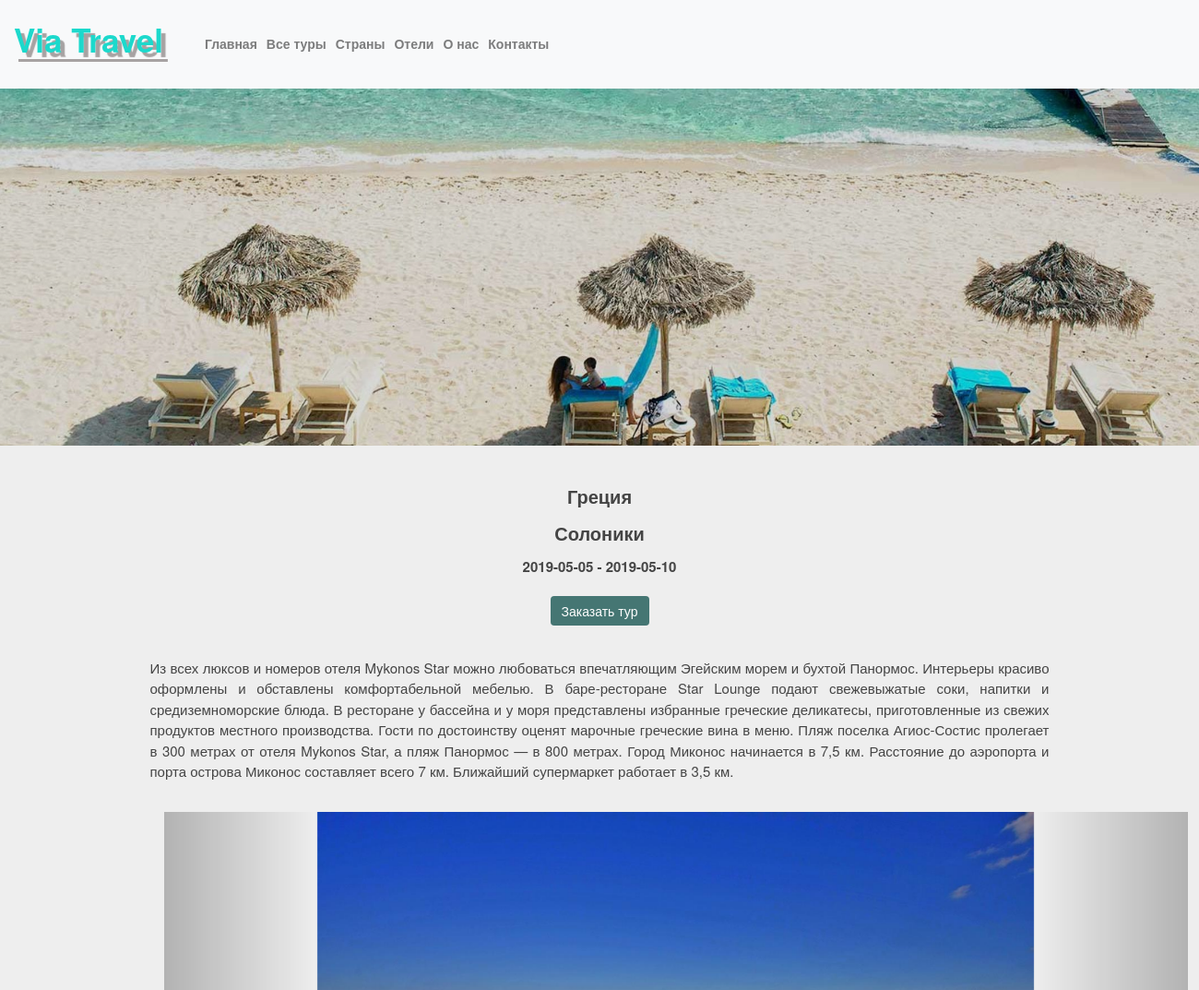
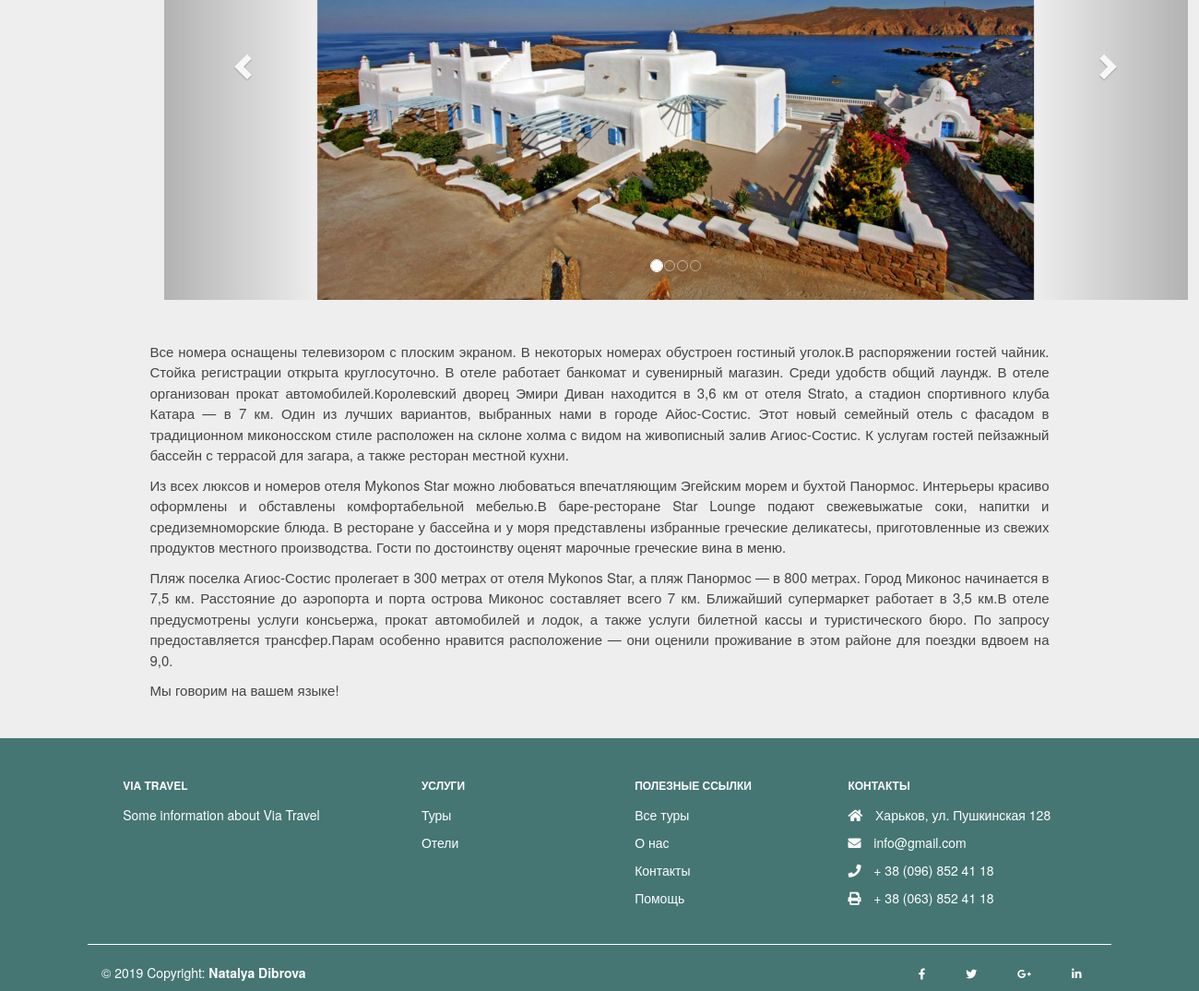
/?tour=1, run on the app's committed database (2 pictures, top to bottom).
### tables this page shows
CREATE TABLE `tours` (
  `id` int(11) NOT NULL,
  `country_id` int(11) NOT NULL,
  `city_id` int(11) NOT NULL,
  `hotel_id` int(11) NOT NULL,
  `checkin_date` date NOT NULL,
  `checkout_date` date NOT NULL,
  `price` int(11) NOT NULL,
  `title` text NOT NULL,
  `description` text NOT NULL
);

CREATE TABLE `cities` (
  `id` int(11) NOT NULL,
  `title` text NOT NULL,
  `country_id` int(11) NOT NULL
);

### lib/controllers/Controller.php (called while the page is built, shortened)
<?php
class Controller{
    public function __construct($db, $logger)
    {
        $this->db = $db;
    }
}

### lib/controllers/TourController.php (the view, shortened to what this page needs)
<?php
class TourController extends Controller {
    public function describeTour($tour_id) {
        $sql = "SELECT * FROM tours WHERE id = '{$tour_id}'";
        $tour = $this->db->query($sql)->fetch();
        $sql2 = "SELECT * FROM cities WHERE id = '{$tour['id']}'";
        $city = $this->db->query($sql2)->fetch();
        foreach ($this->db->query($sql) as $row) {
            echo "<p class='details'><b>".$row['title']."</b></p>";
            echo "<p class='details'><b>{$city['title']}</b></p>";
            echo "<p class='dateDetails'><b>{$row['checkin_date']} - {$row['checkout_date']}</b></p>";
            echo "<p class='dateDetails but'><a class='btn btn-primary' href=?orderTour={$tour['id']}>Заказать тур</a></p>";
            echo "<p>Из всех люксов и номеров отеля Mykonos Star можно любоваться впечатляющим Эгейским морем и бухтой Панормос. Интерьеры красиво оформлены и обставлены комфортабельной мебелью.
            В баре-ресторане Star Lounge подают свежевыжатые соки, напитки и средиземноморские блюда. В ресторане у бассейна и у моря представлены избранные греческие деликатесы, приготовленные из свежих продуктов местного производства. Гости по достоинству оценят марочные греческие вина в меню.
            Пляж поселка Агиос-Состис пролегает в 300 метрах от отеля Mykonos Star, а пляж Панормос — в 800 метрах. Город Миконос начинается в 7,5 км. Расстояние до аэропорта и порта острова Миконос составляет всего 7 км. Ближайший супермаркет работает в 3,5 км.</p>";
            echo "<div class='container'>
              <br>
              <div id='myCarousel' class='carousel slide' data-ride='carousel'>
                <ol class='carousel-indicators'>
                  <li data-target='#myCarousel' data-slide-to='0' class='active'></li>
                  <li data-target='#myCarousel' data-slide-to='1'></li>
                  <li data-target='#myCarousel' data-slide-to='2'></li>
                  <li data-target='#myCarousel' data-slide-to='3'></li>
                </ol>
                <div class='carousel-inner' role='listbox'>
                  <div class='item active'>
                    <img src='../../css/img/21.jpg' alt='Chania' width='460' height='345'>
                  </div>
                  <div class='item'>
                    <img src='../../css/img/22.jpg' alt='Chania' width='460' height='345'>
                  </div>
                  <div class='item'>
                    <img src='../../css/img/23.jpg' alt='Flower' width='460' height='345'>
                  </div>
                  <div class='item'>
                    <img src='../../css/img/24.jpg' alt='Flower' width='460' height='345'>
                  </div>
                </div>
                <a class='left carousel-control' href='#myCarousel' role='button' data-slide='prev'>
                  <span class='glyphicon glyphicon-chevron-left' aria-hidden='true'></span>
                  <span class='sr-only'>Previous</span>
                </a>
                <a class='right carousel-control' href='#myCarousel' role='button' data-slide='next'>
                  <span class='glyphicon glyphicon-chevron-right' aria-hidden='true'></span>
                  <span class='sr-only'>Next</span>
                </a>
              </div>
            </div><br><br>";
    echo "{$row['description']}";
        }
    }
}
?>

### resources/components/header.php (shortened to what this page needs)
<!doctype html>
<html lang="en">
<head>
    <link rel="stylesheet" href="https://stackpath.bootstrapcdn.com/bootstrap/4.3.1/css/bootstrap.min.css"
>
    <link href="https://unpkg.com/gijgo@1.9.13/css/gijgo.min.css" rel="stylesheet" type="text/css" />
    <link rel="stylesheet" href="https://maxcdn.bootstrapcdn.com/bootstrap/4.0.0/css/bootstrap.min.css">
    <link rel="stylesheet" href="https://maxcdn.bootstrapcdn.com/bootstrap/3.3.7/css/bootstrap.min.css">
    <link href='https://use.fontawesome.com/releases/v5.8.2/css/all.css' rel='stylesheet'/>
    <link rel="stylesheet" href="">
    <link rel="stylesheet" href="https://cdnjs.cloudflare.com/ajax/libs/fancybox/3.5.7/jquery.fancybox.min.css">
    <link rel="stylesheet" href="../../css/style.css">
</head>
<body>
<nav id="nav" class="navbar navbar-expand-lg navbar-light bg-light">
    <p class="navbar-brand">Via Travel</p>
    <div class="collapse navbar-collapse" id="navbarSupportedContent">
        <ul class="navbar-nav mr-auto">
<?php
    $links = [
            "Главная" => "/",
            "Все туры" => "/?tours",
            "Страны" => "/?countries",
            "Отели" => "/?hotels",
            "О нас" => "/?aboutus",
            "Контакты" => "/?contacts"
    ];
    foreach ($links as $k=>$v){
        $class = "";
        echo <<<"EOT"
            <li class="nav-item $class">
                <a class="nav-link" href="{$v}">{$k}</a>
            </li>
EOT;
    }
?>
           </ul>
    </div>
</nav>
<div class="container-fluid">

### index.php (shortened to what this page needs)
<?php
include "./config/log.php";
include "./lib/controllers/Controller.php";
include "./resources/components/header.php";
 if(isset($_GET["countries"]))
{
    include "./lib/controllers/CountryController.php";
    $c = new CountryController($db, $logger);
    ?>
    <div id='world'><p>THE WORLD IS FOR YOU</p></div>
    <div class='mainContent'>
    <?php
        $c->countriesList();
    ?>
    </div>
<?php
} else if(isset($_GET['tour'])) {
    include "./lib/controllers/TourController.php";
    ?>
    <div id='toursHead'></div>
    <?php
    $c = new TourController($db, $logger);
    ?>
    <div class='toursDescription'>
    <?php
    $c->describeTour($_GET['tour']);
    ?>
    </div>
    <?php
} else if(isset($_GET['contacts'])) {
    include "./lib/controllers/ContactsController.php";
    ?>
    <div id='contactUs'></div>
    <?php
    $c = new ContactsController($db, $logger);
    $c->ContactInformation();
} else if(isset($_GET['aboutus'])) {
    include "./lib/controllers/Aboutus.php";
    ?>
    <div id='contactUs'></div>
    <?php
    $c = new AboutController($db, $logger);
    ?>
    <div class="aboutCompany">
    <?php
    $c->about();
    ?>
    </div>
    <?php
}
include "./resources/components/footer.php";
?>

### resources/components/footer.php (shortened to what this page needs)
</body>
    <?php
    echo "
<footer class='page-footer font-small mdb-color pt-4'>
  <div class='container text-center text-md-left'>
    <div class='row text-center text-md-left mt-3 pb-3'>
      <div class='col-md-3 col-lg-3 col-xl-3 mx-auto mt-3'>
        <h6 class='text-uppercase mb-4 font-weight-bold'>Via Travel</h6>
        <p>Some information about Via Travel</p>
      </div>
      <div class='col-md-2 col-lg-2 col-xl-2 mx-auto mt-3'>
        <h6 class='text-uppercase mb-4 font-weight-bold'>Услуги</h6>
        <p>
          <a href='?tours'>Туры</a>
        </p>
        <p>
          <a href='?hotels'>Отели</a>
        </p>
      </div>
      <div class='col-md-3 col-lg-2 col-xl-2 mx-auto mt-3'>
        <h6 class='text-uppercase mb-4 font-weight-bold'>Полезные ссылки</h6>
        <p>
          <a href='?tours'>Все туры</a>
        </p>
        <p>
          <a href='?aboutus'>О нас</a>
        </p>
        <p>
          <a href='?contacts'>Контакты</a>
        </p>
        <p>
          <a href='#!'>Помощь</a>
        </p>
      </div>
      <div class='col-md-4 col-lg-3 col-xl-3 mx-auto mt-3'>
        <h6 class='text-uppercase mb-4 font-weight-bold'>Контакты</h6>
        <p>
          <i class='fas fa-home mr-3'></i> Харьков, ул. Пушкинская 128</p>
        <p>
          <i class='fas fa-envelope mr-3'></i> info@gmail.com</p>
        <p>
          <i class='fas fa-phone mr-3'></i> + 38 (096) 852 41 18</p>
        <p>
          <i class='fas fa-print mr-3'></i> + 38 (063) 852 41 18</p>
      </div>
    </div>
    <hr>
    <div class='row d-flex align-items-center'>
      <div class='col-md-7 col-lg-8'>
        <p class='text-center text-md-left'>© 2019 Copyright:
          <a href='https://mdbootstrap.com/education/bootstrap/'>
            <strong> Natalya Dibrova</strong>
          </a>
        </p>
      </div>
      <div class='col-md-5 col-lg-4 ml-lg-0'>
        <div class='text-center text-md-right'>
          <ul class='list-unstyled list-inline'>
            <li class='list-inline-item'>
              <a class='btn-floating btn-sm rgba-white-slight mx-1'>
                <i class='fab fa-facebook-f'></i>
              </a>
            </li>
            <li class='list-inline-item'>
              <a class='btn-floating btn-sm rgba-white-slight mx-1'>
                <i class='fab fa-twitter'></i>
              </a>
            </li>
            <li class='list-inline-item'>
              <a class='btn-floating btn-sm rgba-white-slight mx-1'>
                <i class='fab fa-google-plus-g'></i>
              </a>
            </li>
            <li class='list-inline-item'>
              <a class='btn-floating btn-sm rgba-white-slight mx-1'>
                <i class='fab fa-linkedin-in'></i>
              </a>
            </li>
          </ul>
        </div>
      </div>
    </div>
  </div>
</footer>
";
    ?>
</html>

### css/style.css (style rules this page uses)
* { margin:0;padding:0 }
.container-fluid { padding:0;padding:0 }
.row { text-indent:0;margin:0;padding:0 }
body { background-color:#eee;text-align:center }
#nav { text-align:right;height:12vh;font-size:14px;font-style:normal;font-weight:900;position:sticky;top:0;left:0;right:0;z-index:1;margin:0 0;border:0;border-radius:0;padding:0 }
#nav .navbar-brand { text-shadow:5px 5px 1px #a7a2a2;font-size:35px;color:#1cd9cc;text-decoration:underline;text-decoration-color:rgba(255,255,255,0) }
#nav a:after { background-color:#1cd9cc;display:block;content:"";height:2px;width:0%;-webkit-transition:width .3s ease-in-out;-moz--transition:width .3s ease-in-out;transition:width .3s ease-in-out }
.collapse { text-align:center }
#toursHead { filter:brightness(0.85);display:block;background-image:url(img/tours1.jpg);background-repeat:no-repeat;background-position:center center;background-size:cover;text-align:center;padding-top:80px;font-weight:100;color:#fff;font-size:60px;height:387px;width:100%;margin:0 auto }
.toursDescription { margin:40px auto;text-align:justify;width:75%;color:#444;font-size:15px;line-height:1.5 }
.toursDescription .dateDetails { text-align:center }
.toursDescription .details { font-size:20px;text-align:center;text-indent:0 }
.toursDescription .but { text-indent:0 !important }
.toursDescription .btn { margin:10px auto 25px auto }
.carousel-inner>.item>img,.carousel-inner>.item>a>img { width:70%;margin:auto }
.btn-primary { background-color:#457673 !important;border:0 }
footer { background-color:#457673;color:#fff }
footer a { color:#fff }
footer hr { border-top:1px solid #fff }

### data on the page
tours: title "Греция", city.title "Солоники", checkin_date "2019-05-05", checkout_date "2019-05-10", description "Все номера оснащены телевизором с плоским экраном. В некоторых номерах обустроен гостиный уголок.В распоряжении гостей чайник. Стойка регистрации открыта круглосуточно. В отеле работает банкомат и сувенирный магазин. Среди удобств общий лаундж. В отеле организован прокат автомобилей.Королевский дворец Эмири Диван находится в 3,6 км от отеля Strato, а стадион спортивного клуба Катара — в 7 км. Один из лучших вариантов, выбранных нами в городе Айос-Состис. Этот новый семейный отель с фасадом в традиционном миконосском стиле расположен на склоне холма с видом на живописный залив Агиос-Состис. К услугам гостей пейзажный бассейн с террасой для загара, а также ресторан местной кухни. Из всех…"

### other printed values
$k "Главная"
$k "Все туры"
$k "Страны"
$k "Отели"
$k "О нас"
$k "Контакты"
